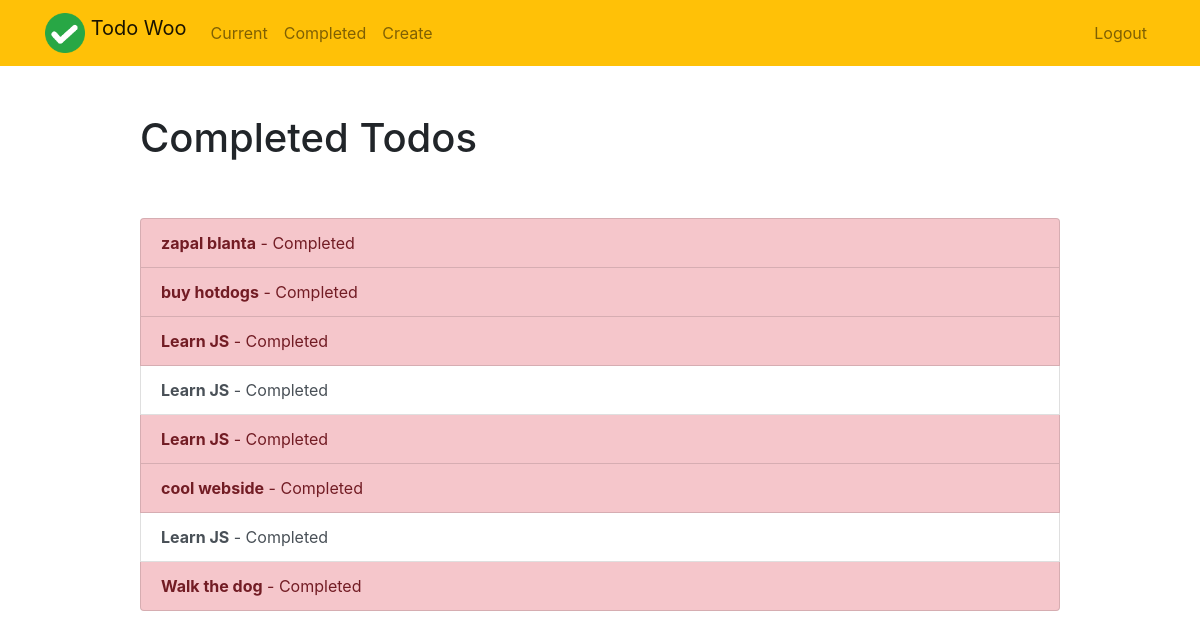
/completed/ (signed in), run on an earlier commit of the app's database.
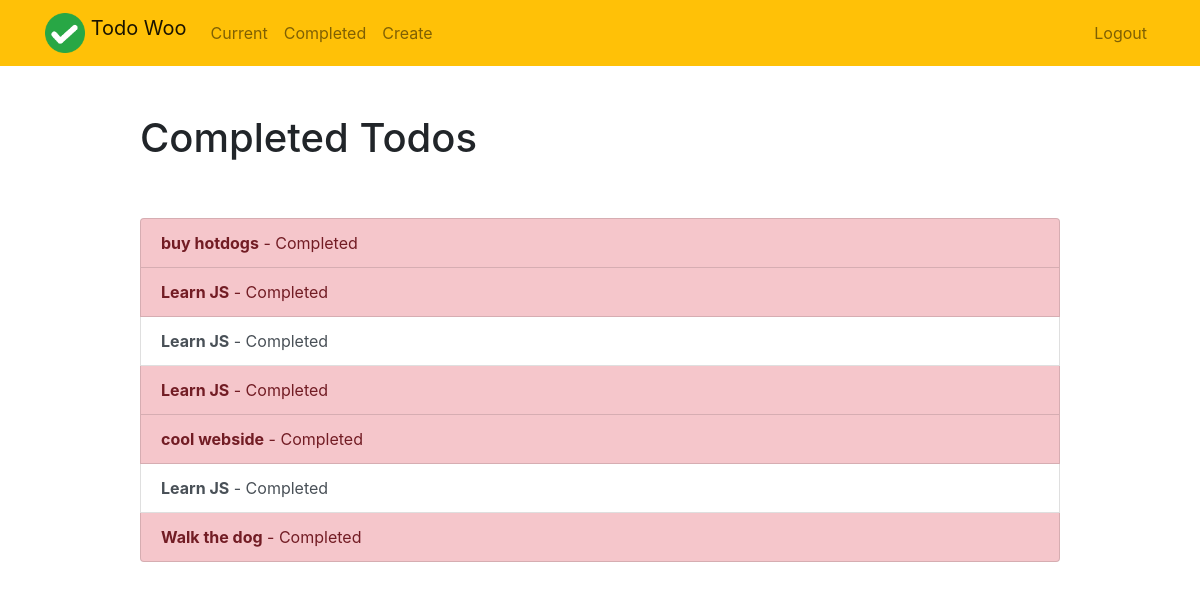
And on a later commit of the database.
### todo/models.py (models this page shows, shortened)
class Todo(models.Model):
    title = models.CharField(max_length=100)
    description = models.TextField(max_length=200, blank=True)
    created = models.DateTimeField(auto_now_add=True)  # auto adds time with creation
    completed = models.DateTimeField(null=True, blank=True)  # null -
    important = models.BooleanField(default=False)
    user = models.ForeignKey(User, on_delete=models.CASCADE)

### todo/views.py (the view)
# urls.py: path('completed/', views.completedtodos, name='completedtodos'),
@login_required
def completedtodos(request):
    todos = Todo.objects.filter(user=request.user, completed__isnull=False).order_by('-completed')
    return render(request, 'todo/completedtodos.html', {'todos': todos})

### todo/templates/todo/completedtodos.html
{% extends "todo/base.html" %}
{% block content %}
    <div class="row justify-content-center mt-5">
        <div class="col-md-10">
            <h1>Completed Todos</h1>
        </div>
    </div>
    <div class="row justify-content-center mt-5">
        <div class="col-md-10">
            <div class="list-group">
                {% for todo in todos %}
                    <a href="{% url 'viewtodo' todo.id %}" class="list-group-item list-group-item-action{% if todo.important %} list-group-item-danger{% endif %}"><b>{{ todo.title }}</b> - Completed {{ todo.datecompleted|date:'M j Y H:i' }}</a>
                {% endfor %}
            </div>
        </div>
    </div>
{% endblock %}

What changed in the data, as far as the page shows it:
removed Todo: title "zapal blanta"
